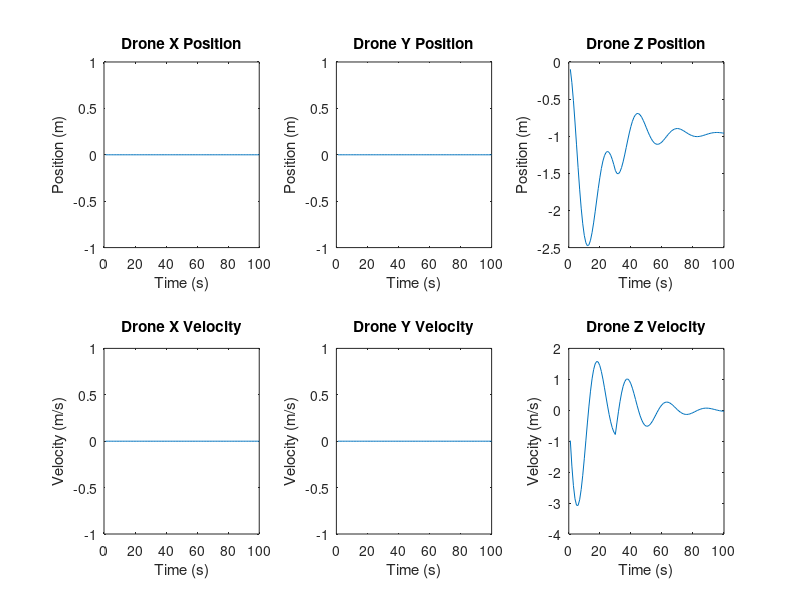

The MATLAB source for this figure:
% Define constants
g = 9.81;           % Acceleration due to gravity (m/s^2)
dt = 0.1;           % Sampling time (s)
m = 0.5;            % Mass of drone (kg)
k = 3;              % Spring constant (N/m)
b = 0.5;            % Damping coefficient (N*s/m)
F = [0; 0; 0];      % External force (N)

% Initialize state variables
x = [0; 0; 0];      % Initial position
v = [0; 0; 0];      % Initial velocity

% Initialize history variables
x_history = zeros(3, 100);
v_history = zeros(3, 100);

% Simulate the system
for i = 1:100
    % Calculate the net force on the drone
    net_force = F - m*g*[0; 0; 1] - k*x - b*v;
    
    % Update the position and velocity
    v = v + dt*net_force/m;
    x = x + dt*v;
    
    % Save the data to the history arrays
    x_history(:, i) = x;
    v_history(:, i) = v;
    
    % Update the external force (for testing)
    if i == 30
        F = [0; 0; 2];
    end
end

% Plot the results
figure;
subplot(2,3,1);
plot(1:100, x_history(1,:));
xlabel('Time (s)');
ylabel('Position (m)');
title('Drone X Position');

subplot(2,3,2);
plot(1:100, x_history(2,:));
xlabel('Time (s)');
ylabel('Position (m)');
title('Drone Y Position');

subplot(2,3,3);
plot(1:100, x_history(3,:));
xlabel('Time (s)');
ylabel('Position (m)');
title('Drone Z Position');

subplot(2,3,4);
plot(1:100, v_history(1,:));
xlabel('Time (s)');
ylabel('Velocity (m/s)');
title('Drone X Velocity');

subplot(2,3,5);
plot(1:100, v_history(2,:));
xlabel('Time (s)');
ylabel('Velocity (m/s)');
title('Drone Y Velocity');

subplot(2,3,6);
plot(1:100, v_history(3,:));
xlabel('Time (s)');
ylabel('Velocity (m/s)');
title('Drone Z Velocity');
